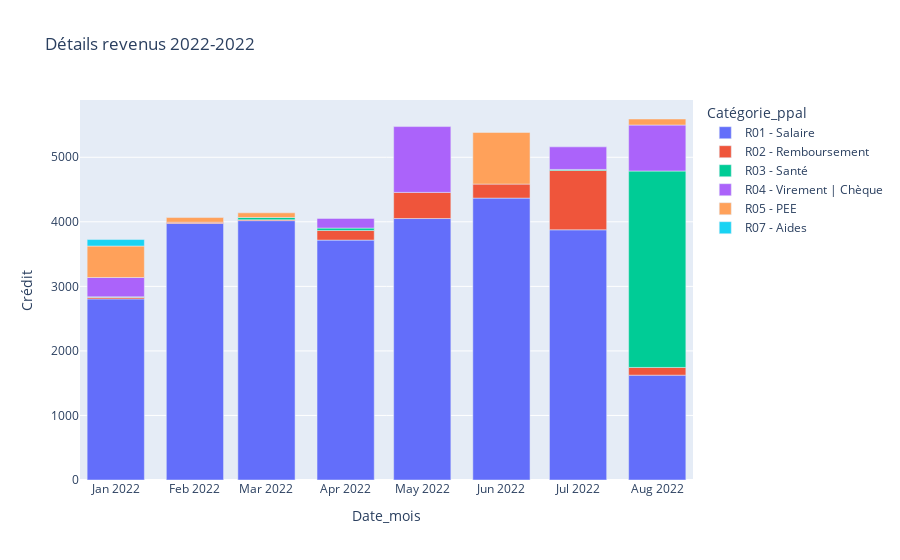

Notebook code cell kept with this figure:
### Markdown cell above
## Détails revenus mensuels

### Code cell
display(display_multi_rev)
rev_mens()

### Figure 1 — Plotly figure (JSON) as saved in the notebook; plotly's stock layout.template omitted (floating-point values rounded to 4 significant figures)
{"data": [{"alignmentgroup": "True", "hovertemplate": "Catégorie_ppal=R01 - Salaire<br>Date_mois=%{x}<br>Crédit=%{y}<extra></extra>", "legendgroup": "R01 - Salaire", "marker": {"color": "#636efa", "pattern": {"shape": ""}}, "name": "R01 - Salaire", "offsetgroup": "R01 - Salaire", "orientation": "v", "showlegend": true, "textposition": "auto", "type": "bar", "x": ["2022-01-01T00:00:00", "2022-02-01T00:00:00", "2022-03-01T00:00:00", "2022-04-01T00:00:00", "2022-05-01T00:00:00", "2022-06-01T00:00:00", "2022-07-01T00:00:00", "2022-08-01T00:00:00"], "xaxis": "x", "y": [2806.0, 3975.0, 4018.0, 3717.0, 4051.0, 4367.0, 3876.0, 1624.0], "yaxis": "y"}, {"alignmentgroup": "True", "hovertemplate": "Catégorie_ppal=R02 - Remboursement<br>Date_mois=%{x}<br>Crédit=%{y}<extra></extra>", "legendgroup": "R02 - Remboursement", "marker": {"color": "#EF553B", "pattern": {"shape": ""}}, "name": "R02 - Remboursement", "offsetgroup": "R02 - Remboursement", "orientation": "v", "showlegend": true, "textposition": "auto", "type": "bar", "x": ["2022-01-01T00:00:00", "2022-02-01T00:00:00", "2022-03-01T00:00:00", "2022-04-01T00:00:00", "2022-05-01T00:00:00", "2022-06-01T00:00:00", "2022-07-01T00:00:00", "2022-08-01T00:00:00"], "xaxis": "x", "y": [24.11, 18.99, 14, 149.7, 405.0, 217.3, 920.3, 119.4], "yaxis": "y"}, {"alignmentgroup": "True", "hovertemplate": "Catégorie_ppal=R03 - Santé<br>Date_mois=%{x}<br>Crédit=%{y}<extra></extra>", "legendgroup": "R03 - Santé", "marker": {"color": "#00cc96", "pattern": {"shape": ""}}, "name": "R03 - Santé", "offsetgroup": "R03 - Santé", "orientation": "v", "showlegend": true, "textposition": "auto", "type": "bar", "x": ["2022-01-01T00:00:00", "2022-03-01T00:00:00", "2022-04-01T00:00:00", "2022-07-01T00:00:00", "2022-08-01T00:00:00"], "xaxis": "x", "y": [7.5, 35, 36.56, 15, 3043.0], "yaxis": "y"}, {"alignmentgroup": "True", "hovertemplate": "Catégorie_ppal=R04 - Virement | Chèque<br>Date_mois=%{x}<br>Crédit=%{y}<extra></extra>", "legendgroup": "R04 - Virement | Chèque", "marker": {"color": "#ab63fa", "pattern": {"shape": ""}}, "name": "R04 - Virement | Chèque", "offsetgroup": "R04 - Virement | Chèque", "orientation": "v", "showlegend": true, "textposition": "auto", "type": "bar", "x": ["2022-01-01T00:00:00", "2022-04-01T00:00:00", "2022-05-01T00:00:00", "2022-07-01T00:00:00", "2022-08-01T00:00:00"], "xaxis": "x", "y": [300, 150, 1019.0, 350, 712.9], "yaxis": "y"}, {"alignmentgroup": "True", "hovertemplate": "Catégorie_ppal=R05 - PEE<br>Date_mois=%{x}<br>Crédit=%{y}<extra></extra>", "legendgroup": "R05 - PEE", "marker": {"color": "#FFA15A", "pattern": {"shape": ""}}, "name": "R05 - PEE", "offsetgroup": "R05 - PEE", "orientation": "v", "showlegend": true, "textposition": "auto", "type": "bar", "x": ["2022-01-01T00:00:00", "2022-02-01T00:00:00", "2022-03-01T00:00:00", "2022-06-01T00:00:00", "2022-08-01T00:00:00"], "xaxis": "x", "y": [487.6, 72.24, 72.24, 800.2, 93.22], "yaxis": "y"}, {"alignmentgroup": "True", "hovertemplate": "Catégorie_ppal=R07 - Aides<br>Date_mois=%{x}<br>Crédit=%{y}<extra></extra>", "legendgroup": "R07 - Aides", "marker": {"color": "#19d3f3", "pattern": {"shape": ""}}, "name": "R07 - Aides", "offsetgroup": "R07 - Aides", "orientation": "v", "showlegend": true, "textposition": "auto", "type": "bar", "x": ["2022-01-01T00:00:00"], "xaxis": "x", "y": [100], "yaxis": "y"}], "layout": {"barmode": "relative", "legend": {"title": {"text": "Catégorie_ppal"}, "tracegroupgap": 0}, "title": {"text": "Détails revenus 2022-2022"}, "xaxis": {"anchor": "y", "domain": [0, 1], "title": {"text": "Date_mois"}}, "yaxis": {"anchor": "x", "domain": [0, 1], "title": {"text": "Crédit"}}}}
